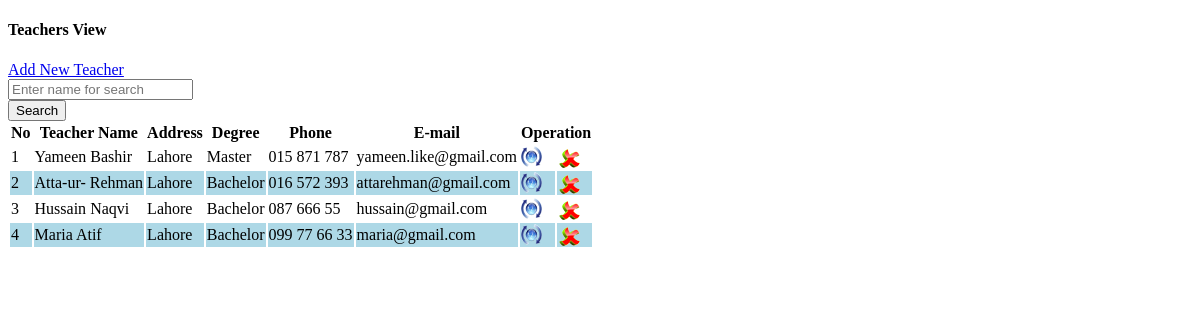
The app's page /View_Teachers.php, older data.
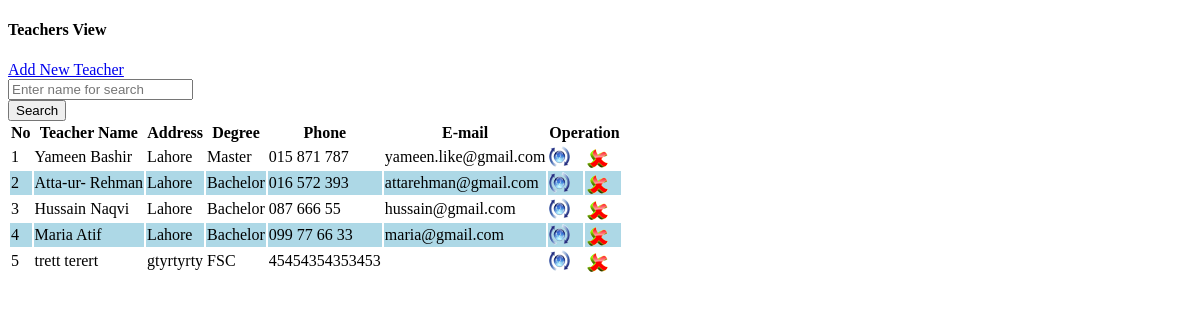
The same page, newer data.
### tables this page shows
CREATE TABLE `teacher_tbl` (
  `teacher_id` int(10) UNSIGNED NOT NULL,
  `f_name` varchar(30) NOT NULL,
  `l_name` varchar(30) NOT NULL,
  `gender` char(10) NOT NULL,
  `dob` date NOT NULL,
  `address` varchar(100) NOT NULL,
  `degree` varchar(50) NOT NULL,
  `salary` float NOT NULL,
  `married` char(10) NOT NULL,
  `phone` varchar(50) NOT NULL,
  `email` varchar(50) NOT NULL,
  `type` varchar(80) NOT NULL DEFAULT 'teacher'
);

### View_Teachers.php (the view, shortened to what this page needs)
<!DOCTYPE html PUBLIC "-//W3C//DTD XHTML 1.0 Transitional//EN" "http://www.w3.org/TR/xhtml1/DTD/xhtml1-transitional.dtd">
<html xmlns="http://www.w3.org/1999/xhtml">
<head>
<link rel="stylesheet" type="text/css" href="css/style_view.css" />
</head>
<body>
<div class="col-md-12  view-form-style">
    <div class="col-md-12 entry-head margin-20b">
        <h4 class="left">Teachers View</h4>
        <a class="btn btn-primary right" href="?tag=teachers_entry">Add New Teacher</a>
    </div>
    <form role="form" data-toggle="validator" method="post" class="form-horizontal">
        <div class="form-group">
            <div class="col-md-9 col-md-offset-1 col-xs-9 col-sm-10">
                <input type="text" class="form-control" name="searchtxt" Placeholder="Enter name for search" autocomplete="off"/></div>
            <input type="submit" name="btnsearch" value="Search" class="btn btn-info"/>
        </div>
    </form>
<div class="table-responsive">
    <table class="table table-bordered">
        <tr>
            <th>No</th>
            <th>Teacher Name</th>
            <th>Address</th>
            <th>Degree</th>
            <th>Phone</th>
            <th>E-mail</th>
            <th colspan="2">Operation</th>
        </tr>
         <?php
		 $key="";
	if($key !="")
		$sql_sel=mysql_query("SElECT * FROM teacher_tbl WHERE f_name  like '%$key%' or l_name like '%$key%'");
	else
        $sql_sel=mysql_query("SELECT * FROM teacher_tbl");
    $i=0;
    while($row=mysql_fetch_array($sql_sel)){
    $i++;
    $color=($i%2==0)?"lightblue":"white";
    ?>
      <tr bgcolor="<?php echo $color?>">
            <td><?php echo $i;?></td>
            <td><?php echo $row['f_name']."    ".$row['l_name'];?></td>
            <td><?php echo $row['address'];?></td>
            <td><?php echo $row['degree'];?></td>
            <td><?php echo $row['phone'];?></td>
            <td><?php echo $row['email'];?></td>
            <td><a href="?tag=teachers_entry&opr=upd&rs_id=<?php echo $row['teacher_id'];?>" title="Upate"><img src="picture/update.png" /></a></td>
            <td><a href="?tag=view_teachers&opr=del&rs_id=<?php echo $row['teacher_id'];?>" title="Delete"><img src="picture/delete.png" /></a></td>
        </tr>
    <?php
    }
    ?>
    </table>
</div>
</body>
</html>

Row changes from the older to the newer data that the page shows:
added teacher_tbl: f_name "trett", l_name "terert", address "gtyrtyrty", degree "FSC", phone "45454354353453"
